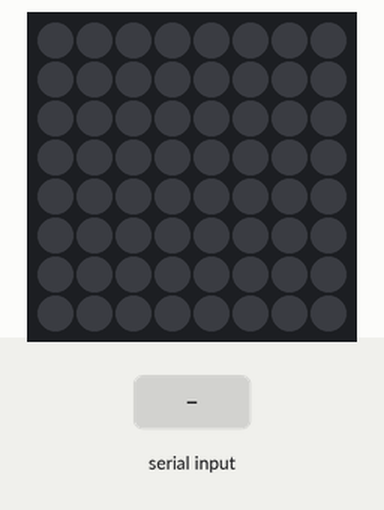
The sketch below on a simulated Arduino Uno, built with avr-gcc and run on an emulated ATmega328P. Shown: 8×8 RGB LED matrix (first LED top left, wired row by row). Inputs (shaded band) come from the test bench. What the sketch prints to the serial monitor is not drawn.

Above: at 1.2 s.
1.3 s: "4\n" received over Serial
At 1.49 s:
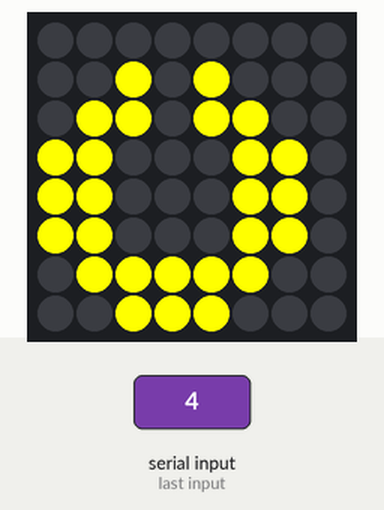
4.3 s: "1\n" received over Serial
At 5.2 s:
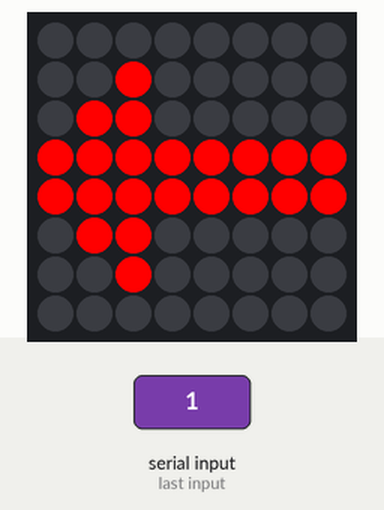
Timing chart, 0 to 7.3 s (numbered marks = the images above; inputs shaded):
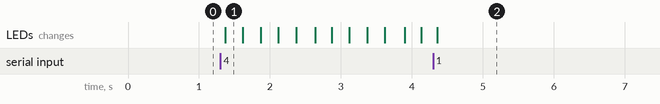

Measured:
- after the input at 1.3 s, the LEDs: change after 0.07 s (image 1)
- after the input at 4.3 s, the LEDs: change after 0.06 s (image 2)

The sketch:

LED_arduino_LCR.ino
```cpp
///////////////////////////////////////////////////////////////////////////
///////////////////////////////////////////////////////////////////////////
///////////////////////////////////////////////////////////////////////////

#include <Wire.h>
#include "Adafruit_LEDBackpack.h"
#include "Adafruit_GFX.h"

Adafruit_BicolorMatrix matrix = Adafruit_BicolorMatrix();

const int led_LEFT =  2;
const int led_RIGHT = 11;
const int led_DATA =  3;
const int led_STATE_1 = 8;
const int led_STATE_2 = 9;
const int led_STATE_3 = 10;
const int led_STATE_4 = 12;
/*
const int button_A =  5;
const int button_B =  6;
const int button_C =  7;
const int button_D =  4;

int button_A_state = LOW;
int button_B_state = LOW;
int button_C_state = LOW;
int button_D_state = LOW;
*/

static const uint8_t PROGMEM

  N6_bmp[] =
  { B11000110,
    B11100110,
    B11110110,
    B11011110,
    B11001110,
    B00000000,
    B11100000,
    B00000000 },


  N5_bmp[] =
  { B11000110,
    B11100110,
    B11110110,
    B11011110,
    B11001110,
    B00000000,
    B11101000,
    B00000000 },

  N3_bmp[] =
  { B00011000,
    B00111100,
    B01111110,
    B00011000,
    B00011000,
    B00000000,
    B00000000,
    B00000000 },

  N7_bmp[] =
  { B11000110,
    B11100110,
    B11110110,
    B11011110,
    B11001110,
    B00000000,
    B11101110,
    B00000000 },


  Freeze_bmp[] =
  { B01111110,
    B01111110,
    B01100000,
    B01111100,
    B01111100,
    B01100000,
    B01100000,
    B00000000},


  Calibrate_bmp[] =
  { B00000000,
    B00101000,
    B01101100,
    B11000110,
    B11000110,
    B11000110,
    B01111100,
    B00111000 },

  _bmp[] =
  { B00000000,
    B00000000,
    B00000000,
    B00000000,
    B00000000,
    B00000000,
    B00000000,
    B00000000 },

  left_bmp[] =
  { B10000000,
    B10000000,
    B10000000,
    B10000000,
    B10000000,
    B10000000,
    B10000000,
    B10000000 },
  right_bmp[] =
  { B00000001,
    B00000001,
    B00000001,
    B00000001,
    B00000001,
    B00000001,
    B00000001,
    B00000001 },
  two_bmp[] =
  { B00000000,
    B00000000,
    B00000000,
    B00011000,
    B00011000,
    B01111110,
    B00111100,
    B00011000 },
   one_bmp[] =
  { B00000000,
    B00100000,
    B01100000,
    B11111111,
    B11111111,
    B01100000,
    B00100000,
    B00000000 },
    three_bmp[] =
  { B00000000,
    B00111100,
    B01100110,
    B00011100,
    B00001110,
    B01100110,
    B00111100,
    B00000000 },
    four_bmp[] =
  { B00000000,
    B00001110,
    B00011110,
    B00110110,
    B01111110,
    B00000110,
    B00000110,
    B00000000 },
  saving_data_bmp[] =
  { B00000000,
    B00000000,
    B00000000,
    B00000000,
    B00000000,
    B00000000,
    B00000000,
    B01111110 };


void save_data() {
  matrix.drawBitmap(0, 0, saving_data_bmp, 8, 8, LED_YELLOW);
  matrix.writeDisplay();
  matrix.blinkRate(1);
}

void clear_matrix() {
  matrix.clear();
}

void setup() {
  Serial.begin(115200);
  Serial.setTimeout(5);
  matrix.begin(0x70);  // pass in the address
  matrix.setRotation(3);
  matrix.blinkRate(0);

}

long unsigned int start_time = millis();

void loop() {
  if (millis() - start_time < 10000) {
    Serial.println("('GPS2',0,0,0,0,0,0,0,0,0.00000,0.00000,0.00,0.00,0.00,0)"); // dummy data
    delay(100);
  }
  unsigned int parsed_int = Serial.parseInt();
  if (parsed_int > 0) {
      //Serial.println(parsed_int);
      int parsed_mode = parsed_int/10000;
      int parsed_val_1 = (parsed_int-parsed_mode*10000)/100;
      int parsed_val_2 = (parsed_int-parsed_val_1*100-parsed_mode*10000);
      int save_mode = parsed_mode;
      int run_mode = parsed_val_2;


    matrix.clear();
    if (save_mode == 1) {
      save_data();
    }

    if (run_mode == 4) {
        matrix.drawBitmap(0, 0, Calibrate_bmp, 8, 8, LED_YELLOW);
        matrix.writeDisplay();
        matrix.blinkRate(1);

    } else if (run_mode == 3) {
        matrix.drawBitmap(0, 0, N3_bmp, 8, 8, LED_RED);
        matrix.writeDisplay();
        matrix.blinkRate(1);

    } else if (run_mode == 5) {
        matrix.drawBitmap(0, 0, N5_bmp, 8, 8, LED_YELLOW);
        matrix.writeDisplay();
        matrix.blinkRate(0);

    } else if (run_mode == 6) {
        matrix.drawBitmap(0, 0, N6_bmp, 8, 8, LED_RED);
        matrix.writeDisplay();
        matrix.blinkRate(0);

    } else if (run_mode == 7) {
        matrix.drawBitmap(0, 0, N7_bmp, 8, 8, LED_YELLOW);
        matrix.writeDisplay();
        matrix.blinkRate(0);

    } else if (run_mode == 1) {
        matrix.drawBitmap(0, 0, one_bmp, 8, 8, LED_RED);
        matrix.writeDisplay();
        matrix.blinkRate(0);

    } else if (run_mode == 2) {
        matrix.drawBitmap(0, 0, two_bmp, 8, 8, LED_RED);
        matrix.writeDisplay();
        matrix.blinkRate(1);

    } else if (run_mode == 9) {
        matrix.drawBitmap(0, 0, Freeze_bmp, 8, 8, LED_RED);
        matrix.writeDisplay();
        matrix.blinkRate(1);

    }
  }

  delay(10);
}
```
